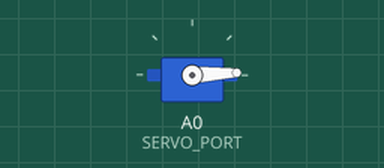
Bench run of a sketch on a simulated Arduino Uno, built with avr-gcc and run on an emulated ATmega328P. On the bench: servo.

Above: at 0.05 s.
At 1.3 s:
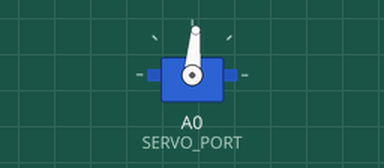
At 2.6 s:
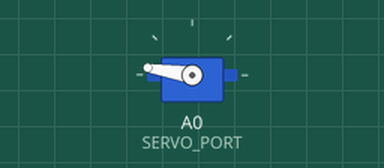
At 5.2 s:
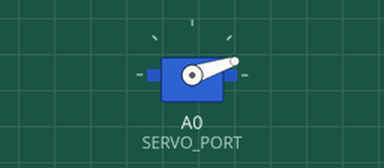
Timing chart, 0 to 7.1 s (numbered marks = the images above):
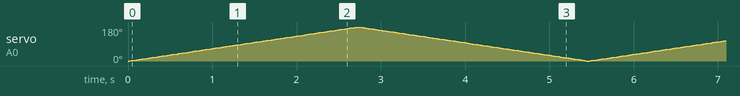

The sketch:

Test.ino
```cpp
#include <Servo.h>

const int SERVO_PORT = 14;
Servo servo;
int pos = 0;

void setup() {
  Serial.begin(9600);
  pinMode(A0, INPUT);
  servo.attach(SERVO_PORT);
}

void loop() {
//  Serial.println(analogRead(A0));
//  Serial.println(analogRead(A0) / 5);
//  servo.write(analogRead(A0) / 5);
//  delay(20);

  for (pos = 0; pos <= 180; pos += 1) { // goes from 0 degrees to 180 degrees
    // in steps of 1 degree
    servo.write(pos);              // tell servo to go to position in variable 'pos'
    delay(15);                       // waits 15ms for the servo to reach the position
  }
  for (pos = 180; pos >= 0; pos -= 1) { // goes from 180 degrees to 0 degrees
    servo.write(pos);              // tell servo to go to position in variable 'pos'
    delay(15);                       // waits 15ms for the servo to reach the position
  }
}
```
